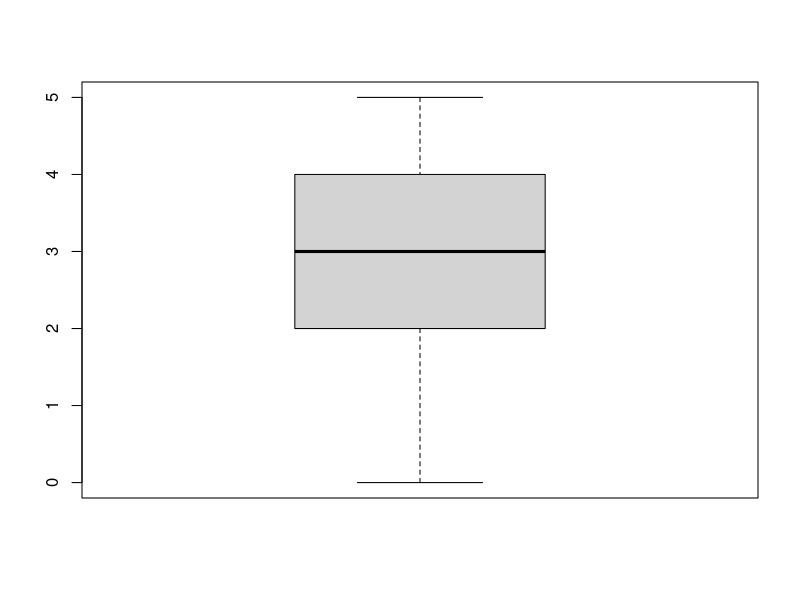

Write R code to recreate this figure.
#'meno:Meredov Nazar

#12
33000*0.01+6000*0.2
#10 
factorial(12)/(factorial(4)*factorial(8))
#9
num<-c(0,2,2,3,3,3,4,4,4,5)
boxplot(num)
#8
x<-c(-4)
u<-c(7)
w<-x^u
w
#7
x<-c(-30,-5,0,30)
mean(x)
#5
z<-c(-9,-3,-6,0)
s<-c(1,1,0,9)
z %*% s
#3
100-16